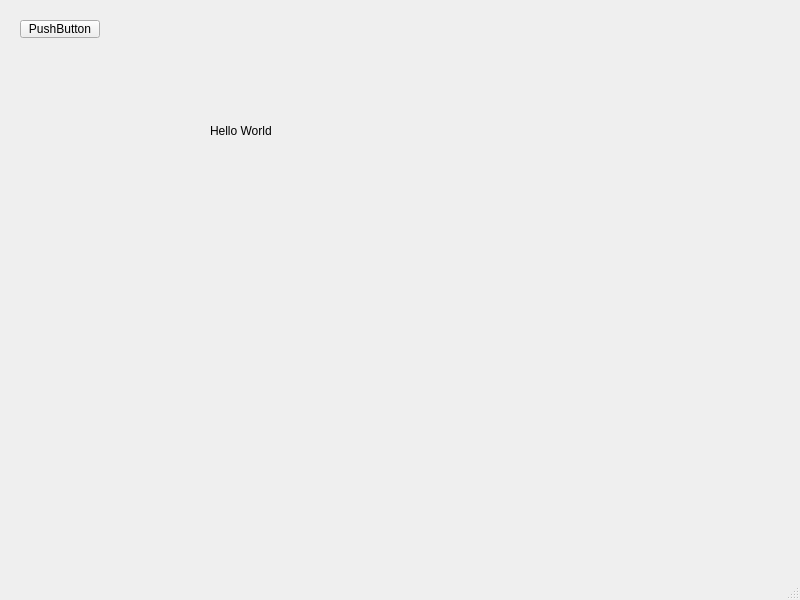
<?xml version="1.0" encoding="UTF-8"?>
<ui version="4.0">
 <class>MainWindow</class>
 <widget class="QMainWindow" name="MainWindow">
  <property name="geometry">
   <rect>
    <x>0</x>
    <y>0</y>
    <width>800</width>
    <height>600</height>
   </rect>
  </property>
  <property name="windowTitle">
   <string>MainWindow</string>
  </property>
  <widget class="QWidget" name="centralwidget">
   <widget class="QLabel" name="label">
    <property name="geometry">
     <rect>
      <x>210</x>
      <y>110</y>
      <width>201</width>
      <height>41</height>
     </rect>
    </property>
    <property name="text">
     <string>Hello World</string>
    </property>
   </widget>
   <widget class="QPushButton" name="pushButton">
    <property name="geometry">
     <rect>
      <x>20</x>
      <y>20</y>
      <width>80</width>
      <height>18</height>
     </rect>
    </property>
    <property name="text">
     <string>PushButton</string>
    </property>
   </widget>
  </widget>
  <widget class="QMenuBar" name="menubar">
   <property name="geometry">
    <rect>
     <x>0</x>
     <y>0</y>
     <width>800</width>
     <height>17</height>
    </rect>
   </property>
  </widget>
  <widget class="QStatusBar" name="statusbar"/>
 </widget>
 <resources/>
 <connections>
  <connection>
   <sender>pushButton</sender>
   <signal>clicked()</signal>
   <receiver>MainWindow</receiver>
   <slot>close()</slot>
   <hints>
    <hint type="sourcelabel">
     <x>59</x>
     <y>45</y>
    </hint>
    <hint type="destinationlabel">
     <x>399</x>
     <y>299</y>
    </hint>
   </hints>
  </connection>
 </connections>
</ui>
